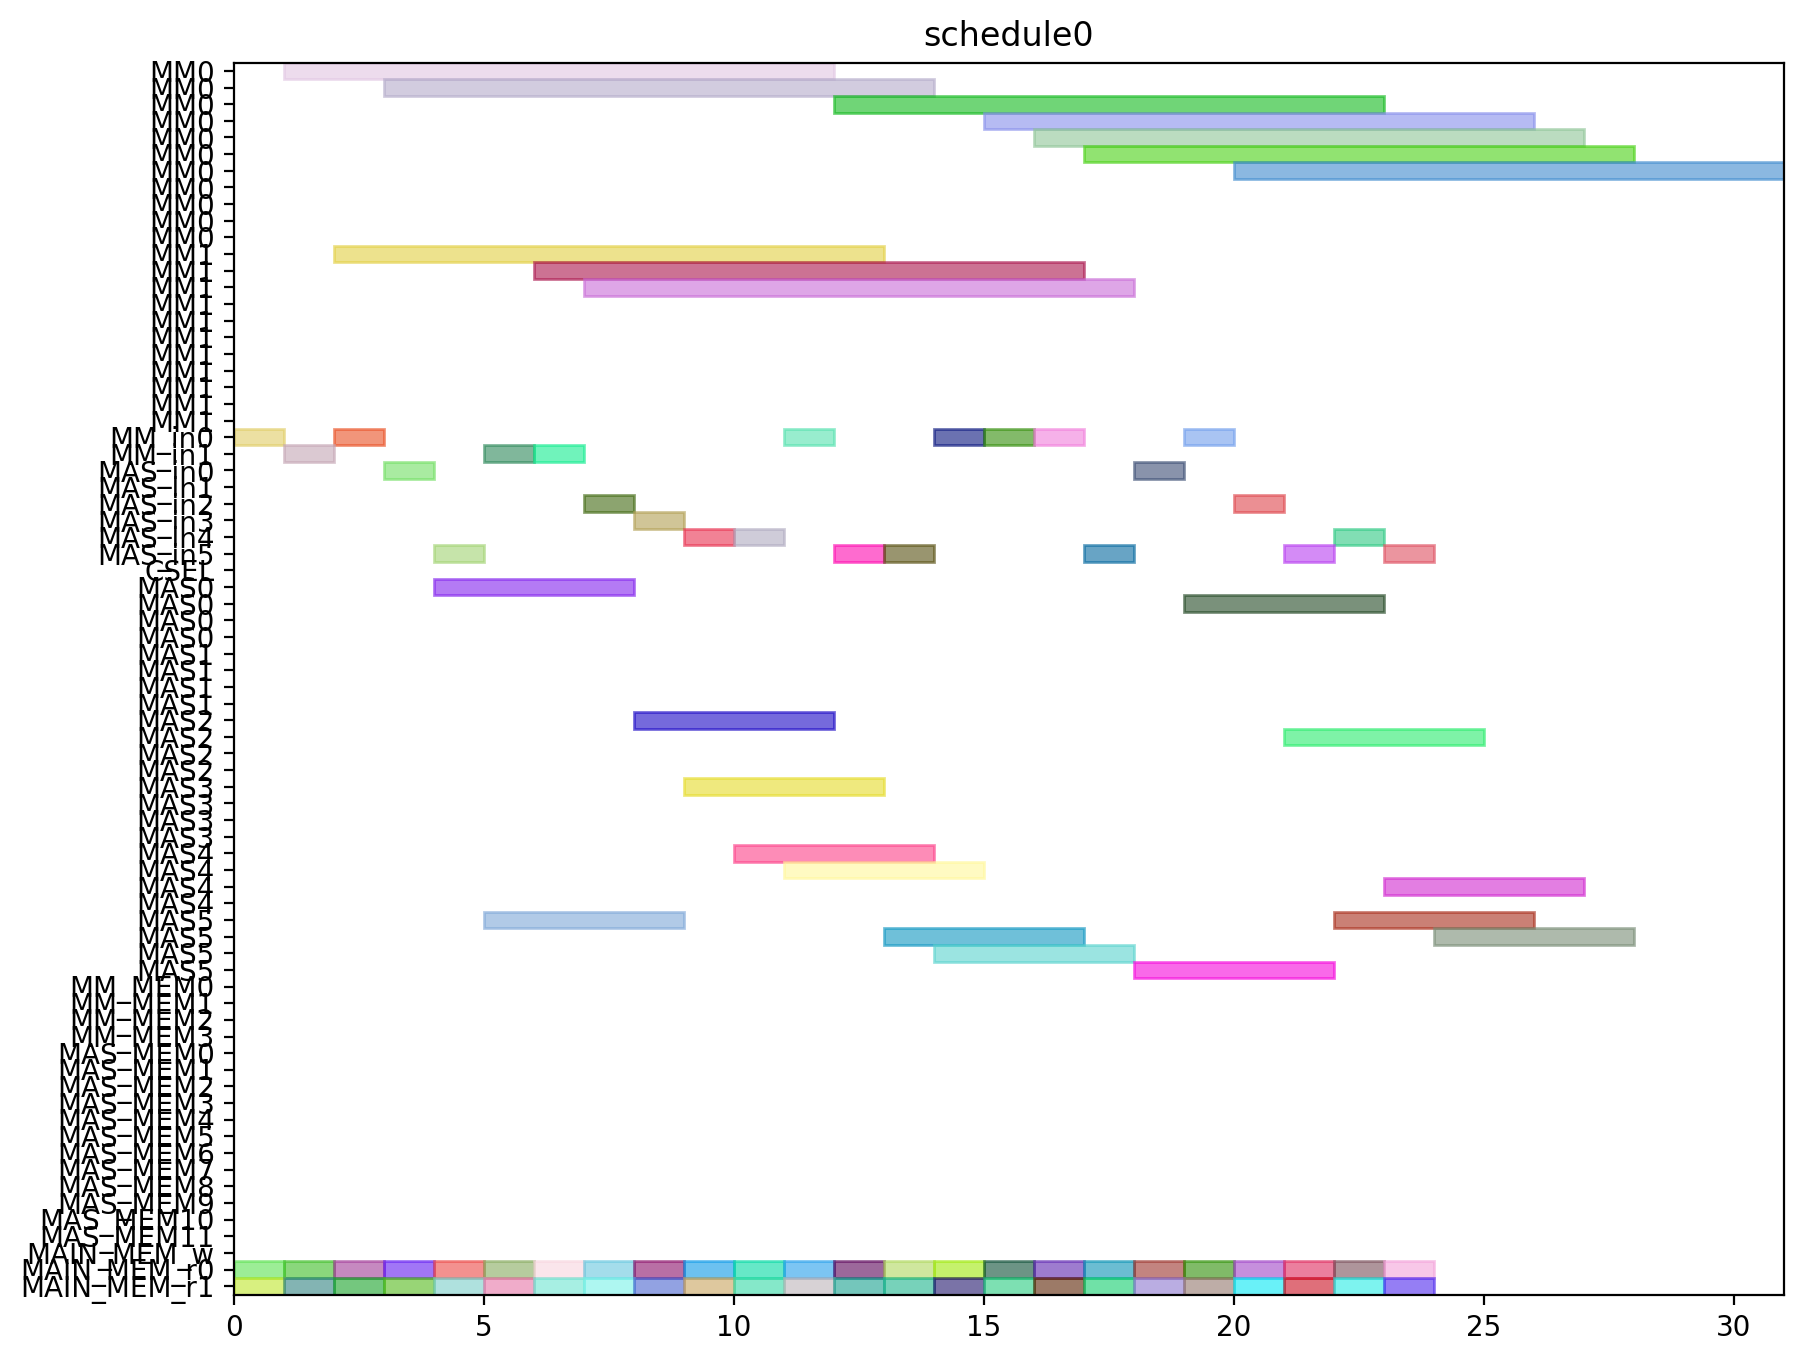

This chart was generated by the following Python code:
from pyschedule import Scenario, solvers, plotters, alt


def solve():
	horizon = 120
	S = Scenario("schedule0", horizon=horizon)

	# resource
	MM = S.Resources('MM', num=2, size=11)
	MM_in = S.Resources('MM_in', num=2)
	MAS_in = S.Resources('MAS_in', num=6)
	CSEL = S.Resource('CSEL')
	MAS = S.Resources('MAS', num=6, size=4, periods=range(1, horizon))
	MM_MEM = S.Resources('MM_MEM', num=4)
	MAS_MEM = S.Resources('MAS_MEM', num=12)
	MAIN_MEM_w = S.Resource('MAIN_MEM_w', size=1)
	MAIN_MEM_r = S.Resources('MAIN_MEM_r', num=2)

	# result of previous scheduling

	# new tasks
	t0_t0 = S.Task('t0_t0', length=4, delay_cost=1)
	t0_t0 += alt(MAS)
	t0_t0_in = S.Task('t0_t0_in', length=1, delay_cost=1)
	t0_t0_in += alt(MAS_in)
	S += t0_t0_in*MAS_in[0]<=t0_t0*MAS[0]

	S += t0_t0_in*MAS_in[1]<=t0_t0*MAS[1]

	S += t0_t0_in*MAS_in[2]<=t0_t0*MAS[2]

	S += t0_t0_in*MAS_in[3]<=t0_t0*MAS[3]

	S += t0_t0_in*MAS_in[4]<=t0_t0*MAS[4]

	S += t0_t0_in*MAS_in[5]<=t0_t0*MAS[5]

	t0_t0_mem0 = S.Task('t0_t0_mem0', length=1, delay_cost=1)
	t0_t0_mem0 += MAIN_MEM_r[0]
	S += t0_t0_mem0 <= t0_t0

	t0_t0_mem1 = S.Task('t0_t0_mem1', length=1, delay_cost=1)
	t0_t0_mem1 += MAIN_MEM_r[1]
	S += t0_t0_mem1 <= t0_t0

	t0_t1 = S.Task('t0_t1', length=4, delay_cost=1)
	t0_t1 += alt(MAS)
	t0_t1_in = S.Task('t0_t1_in', length=1, delay_cost=1)
	t0_t1_in += alt(MAS_in)
	S += t0_t1_in*MAS_in[0]<=t0_t1*MAS[0]

	S += t0_t1_in*MAS_in[1]<=t0_t1*MAS[1]

	S += t0_t1_in*MAS_in[2]<=t0_t1*MAS[2]

	S += t0_t1_in*MAS_in[3]<=t0_t1*MAS[3]

	S += t0_t1_in*MAS_in[4]<=t0_t1*MAS[4]

	S += t0_t1_in*MAS_in[5]<=t0_t1*MAS[5]

	t0_t1_mem0 = S.Task('t0_t1_mem0', length=1, delay_cost=1)
	t0_t1_mem0 += MAIN_MEM_r[0]
	S += t0_t1_mem0 <= t0_t1

	t0_t1_mem1 = S.Task('t0_t1_mem1', length=1, delay_cost=1)
	t0_t1_mem1 += MAIN_MEM_r[1]
	S += t0_t1_mem1 <= t0_t1

	t0_t3 = S.Task('t0_t3', length=11, delay_cost=1)
	t0_t3 += alt(MM)
	t0_t3_in = S.Task('t0_t3_in', length=1, delay_cost=1)
	t0_t3_in += alt(MM_in)
	S += t0_t3_in*MM_in[0]<=t0_t3*MM[0]
	S += t0_t3_in*MM_in[1]<=t0_t3*MM[1]
	t0_t3_mem0 = S.Task('t0_t3_mem0', length=1, delay_cost=1)
	t0_t3_mem0 += MAIN_MEM_r[0]
	S += t0_t3_mem0 <= t0_t3

	t0_t3_mem1 = S.Task('t0_t3_mem1', length=1, delay_cost=1)
	t0_t3_mem1 += MAIN_MEM_r[1]
	S += t0_t3_mem1 <= t0_t3

	t10 = S.Task('t10', length=4, delay_cost=1)
	t10 += alt(MAS)
	t10_in = S.Task('t10_in', length=1, delay_cost=1)
	t10_in += alt(MAS_in)
	S += t10_in*MAS_in[0]<=t10*MAS[0]

	S += t10_in*MAS_in[1]<=t10*MAS[1]

	S += t10_in*MAS_in[2]<=t10*MAS[2]

	S += t10_in*MAS_in[3]<=t10*MAS[3]

	S += t10_in*MAS_in[4]<=t10*MAS[4]

	S += t10_in*MAS_in[5]<=t10*MAS[5]

	t10_mem0 = S.Task('t10_mem0', length=1, delay_cost=1)
	t10_mem0 += MAIN_MEM_r[0]
	S += t10_mem0 <= t10

	t10_mem1 = S.Task('t10_mem1', length=1, delay_cost=1)
	t10_mem1 += MAIN_MEM_r[1]
	S += t10_mem1 <= t10

	t11 = S.Task('t11', length=4, delay_cost=1)
	t11 += alt(MAS)
	t11_in = S.Task('t11_in', length=1, delay_cost=1)
	t11_in += alt(MAS_in)
	S += t11_in*MAS_in[0]<=t11*MAS[0]

	S += t11_in*MAS_in[1]<=t11*MAS[1]

	S += t11_in*MAS_in[2]<=t11*MAS[2]

	S += t11_in*MAS_in[3]<=t11*MAS[3]

	S += t11_in*MAS_in[4]<=t11*MAS[4]

	S += t11_in*MAS_in[5]<=t11*MAS[5]

	t11_mem0 = S.Task('t11_mem0', length=1, delay_cost=1)
	t11_mem0 += MAIN_MEM_r[0]
	S += t11_mem0 <= t11

	t11_mem1 = S.Task('t11_mem1', length=1, delay_cost=1)
	t11_mem1 += MAIN_MEM_r[1]
	S += t11_mem1 <= t11

	t3_t0 = S.Task('t3_t0', length=11, delay_cost=1)
	t3_t0 += alt(MM)
	t3_t0_in = S.Task('t3_t0_in', length=1, delay_cost=1)
	t3_t0_in += alt(MM_in)
	S += t3_t0_in*MM_in[0]<=t3_t0*MM[0]
	S += t3_t0_in*MM_in[1]<=t3_t0*MM[1]
	t3_t0_mem0 = S.Task('t3_t0_mem0', length=1, delay_cost=1)
	t3_t0_mem0 += MAIN_MEM_r[0]
	S += t3_t0_mem0 <= t3_t0

	t3_t0_mem1 = S.Task('t3_t0_mem1', length=1, delay_cost=1)
	t3_t0_mem1 += MAIN_MEM_r[1]
	S += t3_t0_mem1 <= t3_t0

	t3_t1 = S.Task('t3_t1', length=11, delay_cost=1)
	t3_t1 += alt(MM)
	t3_t1_in = S.Task('t3_t1_in', length=1, delay_cost=1)
	t3_t1_in += alt(MM_in)
	S += t3_t1_in*MM_in[0]<=t3_t1*MM[0]
	S += t3_t1_in*MM_in[1]<=t3_t1*MM[1]
	t3_t1_mem0 = S.Task('t3_t1_mem0', length=1, delay_cost=1)
	t3_t1_mem0 += MAIN_MEM_r[0]
	S += t3_t1_mem0 <= t3_t1

	t3_t1_mem1 = S.Task('t3_t1_mem1', length=1, delay_cost=1)
	t3_t1_mem1 += MAIN_MEM_r[1]
	S += t3_t1_mem1 <= t3_t1

	t3_t2 = S.Task('t3_t2', length=4, delay_cost=1)
	t3_t2 += alt(MAS)
	t3_t2_in = S.Task('t3_t2_in', length=1, delay_cost=1)
	t3_t2_in += alt(MAS_in)
	S += t3_t2_in*MAS_in[0]<=t3_t2*MAS[0]

	S += t3_t2_in*MAS_in[1]<=t3_t2*MAS[1]

	S += t3_t2_in*MAS_in[2]<=t3_t2*MAS[2]

	S += t3_t2_in*MAS_in[3]<=t3_t2*MAS[3]

	S += t3_t2_in*MAS_in[4]<=t3_t2*MAS[4]

	S += t3_t2_in*MAS_in[5]<=t3_t2*MAS[5]

	t3_t2_mem0 = S.Task('t3_t2_mem0', length=1, delay_cost=1)
	t3_t2_mem0 += MAIN_MEM_r[0]
	S += t3_t2_mem0 <= t3_t2

	t3_t2_mem1 = S.Task('t3_t2_mem1', length=1, delay_cost=1)
	t3_t2_mem1 += MAIN_MEM_r[1]
	S += t3_t2_mem1 <= t3_t2

	t3_t3 = S.Task('t3_t3', length=4, delay_cost=1)
	t3_t3 += alt(MAS)
	t3_t3_in = S.Task('t3_t3_in', length=1, delay_cost=1)
	t3_t3_in += alt(MAS_in)
	S += t3_t3_in*MAS_in[0]<=t3_t3*MAS[0]

	S += t3_t3_in*MAS_in[1]<=t3_t3*MAS[1]

	S += t3_t3_in*MAS_in[2]<=t3_t3*MAS[2]

	S += t3_t3_in*MAS_in[3]<=t3_t3*MAS[3]

	S += t3_t3_in*MAS_in[4]<=t3_t3*MAS[4]

	S += t3_t3_in*MAS_in[5]<=t3_t3*MAS[5]

	t3_t3_mem0 = S.Task('t3_t3_mem0', length=1, delay_cost=1)
	t3_t3_mem0 += MAIN_MEM_r[0]
	S += t3_t3_mem0 <= t3_t3

	t3_t3_mem1 = S.Task('t3_t3_mem1', length=1, delay_cost=1)
	t3_t3_mem1 += MAIN_MEM_r[1]
	S += t3_t3_mem1 <= t3_t3

	t4_t0 = S.Task('t4_t0', length=4, delay_cost=1)
	t4_t0 += alt(MAS)
	t4_t0_in = S.Task('t4_t0_in', length=1, delay_cost=1)
	t4_t0_in += alt(MAS_in)
	S += t4_t0_in*MAS_in[0]<=t4_t0*MAS[0]

	S += t4_t0_in*MAS_in[1]<=t4_t0*MAS[1]

	S += t4_t0_in*MAS_in[2]<=t4_t0*MAS[2]

	S += t4_t0_in*MAS_in[3]<=t4_t0*MAS[3]

	S += t4_t0_in*MAS_in[4]<=t4_t0*MAS[4]

	S += t4_t0_in*MAS_in[5]<=t4_t0*MAS[5]

	t4_t0_mem0 = S.Task('t4_t0_mem0', length=1, delay_cost=1)
	t4_t0_mem0 += MAIN_MEM_r[0]
	S += t4_t0_mem0 <= t4_t0

	t4_t0_mem1 = S.Task('t4_t0_mem1', length=1, delay_cost=1)
	t4_t0_mem1 += MAIN_MEM_r[1]
	S += t4_t0_mem1 <= t4_t0

	t4_t1 = S.Task('t4_t1', length=4, delay_cost=1)
	t4_t1 += alt(MAS)
	t4_t1_in = S.Task('t4_t1_in', length=1, delay_cost=1)
	t4_t1_in += alt(MAS_in)
	S += t4_t1_in*MAS_in[0]<=t4_t1*MAS[0]

	S += t4_t1_in*MAS_in[1]<=t4_t1*MAS[1]

	S += t4_t1_in*MAS_in[2]<=t4_t1*MAS[2]

	S += t4_t1_in*MAS_in[3]<=t4_t1*MAS[3]

	S += t4_t1_in*MAS_in[4]<=t4_t1*MAS[4]

	S += t4_t1_in*MAS_in[5]<=t4_t1*MAS[5]

	t4_t1_mem0 = S.Task('t4_t1_mem0', length=1, delay_cost=1)
	t4_t1_mem0 += MAIN_MEM_r[0]
	S += t4_t1_mem0 <= t4_t1

	t4_t1_mem1 = S.Task('t4_t1_mem1', length=1, delay_cost=1)
	t4_t1_mem1 += MAIN_MEM_r[1]
	S += t4_t1_mem1 <= t4_t1

	t4_t3 = S.Task('t4_t3', length=11, delay_cost=1)
	t4_t3 += alt(MM)
	t4_t3_in = S.Task('t4_t3_in', length=1, delay_cost=1)
	t4_t3_in += alt(MM_in)
	S += t4_t3_in*MM_in[0]<=t4_t3*MM[0]
	S += t4_t3_in*MM_in[1]<=t4_t3*MM[1]
	t4_t3_mem0 = S.Task('t4_t3_mem0', length=1, delay_cost=1)
	t4_t3_mem0 += MAIN_MEM_r[0]
	S += t4_t3_mem0 <= t4_t3

	t4_t3_mem1 = S.Task('t4_t3_mem1', length=1, delay_cost=1)
	t4_t3_mem1 += MAIN_MEM_r[1]
	S += t4_t3_mem1 <= t4_t3

	t5_t0 = S.Task('t5_t0', length=11, delay_cost=1)
	t5_t0 += alt(MM)
	t5_t0_in = S.Task('t5_t0_in', length=1, delay_cost=1)
	t5_t0_in += alt(MM_in)
	S += t5_t0_in*MM_in[0]<=t5_t0*MM[0]
	S += t5_t0_in*MM_in[1]<=t5_t0*MM[1]
	t5_t0_mem0 = S.Task('t5_t0_mem0', length=1, delay_cost=1)
	t5_t0_mem0 += MAIN_MEM_r[0]
	S += t5_t0_mem0 <= t5_t0

	t5_t0_mem1 = S.Task('t5_t0_mem1', length=1, delay_cost=1)
	t5_t0_mem1 += MAIN_MEM_r[1]
	S += t5_t0_mem1 <= t5_t0

	t5_t1 = S.Task('t5_t1', length=11, delay_cost=1)
	t5_t1 += alt(MM)
	t5_t1_in = S.Task('t5_t1_in', length=1, delay_cost=1)
	t5_t1_in += alt(MM_in)
	S += t5_t1_in*MM_in[0]<=t5_t1*MM[0]
	S += t5_t1_in*MM_in[1]<=t5_t1*MM[1]
	t5_t1_mem0 = S.Task('t5_t1_mem0', length=1, delay_cost=1)
	t5_t1_mem0 += MAIN_MEM_r[0]
	S += t5_t1_mem0 <= t5_t1

	t5_t1_mem1 = S.Task('t5_t1_mem1', length=1, delay_cost=1)
	t5_t1_mem1 += MAIN_MEM_r[1]
	S += t5_t1_mem1 <= t5_t1

	t5_t2 = S.Task('t5_t2', length=4, delay_cost=1)
	t5_t2 += alt(MAS)
	t5_t2_in = S.Task('t5_t2_in', length=1, delay_cost=1)
	t5_t2_in += alt(MAS_in)
	S += t5_t2_in*MAS_in[0]<=t5_t2*MAS[0]

	S += t5_t2_in*MAS_in[1]<=t5_t2*MAS[1]

	S += t5_t2_in*MAS_in[2]<=t5_t2*MAS[2]

	S += t5_t2_in*MAS_in[3]<=t5_t2*MAS[3]

	S += t5_t2_in*MAS_in[4]<=t5_t2*MAS[4]

	S += t5_t2_in*MAS_in[5]<=t5_t2*MAS[5]

	t5_t2_mem0 = S.Task('t5_t2_mem0', length=1, delay_cost=1)
	t5_t2_mem0 += MAIN_MEM_r[0]
	S += t5_t2_mem0 <= t5_t2

	t5_t2_mem1 = S.Task('t5_t2_mem1', length=1, delay_cost=1)
	t5_t2_mem1 += MAIN_MEM_r[1]
	S += t5_t2_mem1 <= t5_t2

	t5_t3 = S.Task('t5_t3', length=4, delay_cost=1)
	t5_t3 += alt(MAS)
	t5_t3_in = S.Task('t5_t3_in', length=1, delay_cost=1)
	t5_t3_in += alt(MAS_in)
	S += t5_t3_in*MAS_in[0]<=t5_t3*MAS[0]

	S += t5_t3_in*MAS_in[1]<=t5_t3*MAS[1]

	S += t5_t3_in*MAS_in[2]<=t5_t3*MAS[2]

	S += t5_t3_in*MAS_in[3]<=t5_t3*MAS[3]

	S += t5_t3_in*MAS_in[4]<=t5_t3*MAS[4]

	S += t5_t3_in*MAS_in[5]<=t5_t3*MAS[5]

	t5_t3_mem0 = S.Task('t5_t3_mem0', length=1, delay_cost=1)
	t5_t3_mem0 += MAIN_MEM_r[0]
	S += t5_t3_mem0 <= t5_t3

	t5_t3_mem1 = S.Task('t5_t3_mem1', length=1, delay_cost=1)
	t5_t3_mem1 += MAIN_MEM_r[1]
	S += t5_t3_mem1 <= t5_t3

	t6_t0 = S.Task('t6_t0', length=11, delay_cost=1)
	t6_t0 += alt(MM)
	t6_t0_in = S.Task('t6_t0_in', length=1, delay_cost=1)
	t6_t0_in += alt(MM_in)
	S += t6_t0_in*MM_in[0]<=t6_t0*MM[0]
	S += t6_t0_in*MM_in[1]<=t6_t0*MM[1]
	t6_t0_mem0 = S.Task('t6_t0_mem0', length=1, delay_cost=1)
	t6_t0_mem0 += MAIN_MEM_r[0]
	S += t6_t0_mem0 <= t6_t0

	t6_t0_mem1 = S.Task('t6_t0_mem1', length=1, delay_cost=1)
	t6_t0_mem1 += MAIN_MEM_r[1]
	S += t6_t0_mem1 <= t6_t0

	t6_t1 = S.Task('t6_t1', length=11, delay_cost=1)
	t6_t1 += alt(MM)
	t6_t1_in = S.Task('t6_t1_in', length=1, delay_cost=1)
	t6_t1_in += alt(MM_in)
	S += t6_t1_in*MM_in[0]<=t6_t1*MM[0]
	S += t6_t1_in*MM_in[1]<=t6_t1*MM[1]
	t6_t1_mem0 = S.Task('t6_t1_mem0', length=1, delay_cost=1)
	t6_t1_mem0 += MAIN_MEM_r[0]
	S += t6_t1_mem0 <= t6_t1

	t6_t1_mem1 = S.Task('t6_t1_mem1', length=1, delay_cost=1)
	t6_t1_mem1 += MAIN_MEM_r[1]
	S += t6_t1_mem1 <= t6_t1

	t6_t2 = S.Task('t6_t2', length=4, delay_cost=1)
	t6_t2 += alt(MAS)
	t6_t2_in = S.Task('t6_t2_in', length=1, delay_cost=1)
	t6_t2_in += alt(MAS_in)
	S += t6_t2_in*MAS_in[0]<=t6_t2*MAS[0]

	S += t6_t2_in*MAS_in[1]<=t6_t2*MAS[1]

	S += t6_t2_in*MAS_in[2]<=t6_t2*MAS[2]

	S += t6_t2_in*MAS_in[3]<=t6_t2*MAS[3]

	S += t6_t2_in*MAS_in[4]<=t6_t2*MAS[4]

	S += t6_t2_in*MAS_in[5]<=t6_t2*MAS[5]

	t6_t2_mem0 = S.Task('t6_t2_mem0', length=1, delay_cost=1)
	t6_t2_mem0 += MAIN_MEM_r[0]
	S += t6_t2_mem0 <= t6_t2

	t6_t2_mem1 = S.Task('t6_t2_mem1', length=1, delay_cost=1)
	t6_t2_mem1 += MAIN_MEM_r[1]
	S += t6_t2_mem1 <= t6_t2

	t6_t3 = S.Task('t6_t3', length=4, delay_cost=1)
	t6_t3 += alt(MAS)
	t6_t3_in = S.Task('t6_t3_in', length=1, delay_cost=1)
	t6_t3_in += alt(MAS_in)
	S += t6_t3_in*MAS_in[0]<=t6_t3*MAS[0]

	S += t6_t3_in*MAS_in[1]<=t6_t3*MAS[1]

	S += t6_t3_in*MAS_in[2]<=t6_t3*MAS[2]

	S += t6_t3_in*MAS_in[3]<=t6_t3*MAS[3]

	S += t6_t3_in*MAS_in[4]<=t6_t3*MAS[4]

	S += t6_t3_in*MAS_in[5]<=t6_t3*MAS[5]

	t6_t3_mem0 = S.Task('t6_t3_mem0', length=1, delay_cost=1)
	t6_t3_mem0 += MAIN_MEM_r[0]
	S += t6_t3_mem0 <= t6_t3

	t6_t3_mem1 = S.Task('t6_t3_mem1', length=1, delay_cost=1)
	t6_t3_mem1 += MAIN_MEM_r[1]
	S += t6_t3_mem1 <= t6_t3

	t7_t0 = S.Task('t7_t0', length=11, delay_cost=1)
	t7_t0 += alt(MM)
	t7_t0_in = S.Task('t7_t0_in', length=1, delay_cost=1)
	t7_t0_in += alt(MM_in)
	S += t7_t0_in*MM_in[0]<=t7_t0*MM[0]
	S += t7_t0_in*MM_in[1]<=t7_t0*MM[1]
	t7_t0_mem0 = S.Task('t7_t0_mem0', length=1, delay_cost=1)
	t7_t0_mem0 += MAIN_MEM_r[0]
	S += t7_t0_mem0 <= t7_t0

	t7_t0_mem1 = S.Task('t7_t0_mem1', length=1, delay_cost=1)
	t7_t0_mem1 += MAIN_MEM_r[1]
	S += t7_t0_mem1 <= t7_t0

	t7_t1 = S.Task('t7_t1', length=11, delay_cost=1)
	t7_t1 += alt(MM)
	t7_t1_in = S.Task('t7_t1_in', length=1, delay_cost=1)
	t7_t1_in += alt(MM_in)
	S += t7_t1_in*MM_in[0]<=t7_t1*MM[0]
	S += t7_t1_in*MM_in[1]<=t7_t1*MM[1]
	t7_t1_mem0 = S.Task('t7_t1_mem0', length=1, delay_cost=1)
	t7_t1_mem0 += MAIN_MEM_r[0]
	S += t7_t1_mem0 <= t7_t1

	t7_t1_mem1 = S.Task('t7_t1_mem1', length=1, delay_cost=1)
	t7_t1_mem1 += MAIN_MEM_r[1]
	S += t7_t1_mem1 <= t7_t1

	t7_t2 = S.Task('t7_t2', length=4, delay_cost=1)
	t7_t2 += alt(MAS)
	t7_t2_in = S.Task('t7_t2_in', length=1, delay_cost=1)
	t7_t2_in += alt(MAS_in)
	S += t7_t2_in*MAS_in[0]<=t7_t2*MAS[0]

	S += t7_t2_in*MAS_in[1]<=t7_t2*MAS[1]

	S += t7_t2_in*MAS_in[2]<=t7_t2*MAS[2]

	S += t7_t2_in*MAS_in[3]<=t7_t2*MAS[3]

	S += t7_t2_in*MAS_in[4]<=t7_t2*MAS[4]

	S += t7_t2_in*MAS_in[5]<=t7_t2*MAS[5]

	t7_t2_mem0 = S.Task('t7_t2_mem0', length=1, delay_cost=1)
	t7_t2_mem0 += MAIN_MEM_r[0]
	S += t7_t2_mem0 <= t7_t2

	t7_t2_mem1 = S.Task('t7_t2_mem1', length=1, delay_cost=1)
	t7_t2_mem1 += MAIN_MEM_r[1]
	S += t7_t2_mem1 <= t7_t2

	t7_t3 = S.Task('t7_t3', length=4, delay_cost=1)
	t7_t3 += alt(MAS)
	t7_t3_in = S.Task('t7_t3_in', length=1, delay_cost=1)
	t7_t3_in += alt(MAS_in)
	S += t7_t3_in*MAS_in[0]<=t7_t3*MAS[0]

	S += t7_t3_in*MAS_in[1]<=t7_t3*MAS[1]

	S += t7_t3_in*MAS_in[2]<=t7_t3*MAS[2]

	S += t7_t3_in*MAS_in[3]<=t7_t3*MAS[3]

	S += t7_t3_in*MAS_in[4]<=t7_t3*MAS[4]

	S += t7_t3_in*MAS_in[5]<=t7_t3*MAS[5]

	t7_t3_mem0 = S.Task('t7_t3_mem0', length=1, delay_cost=1)
	t7_t3_mem0 += MAIN_MEM_r[0]
	S += t7_t3_mem0 <= t7_t3

	t7_t3_mem1 = S.Task('t7_t3_mem1', length=1, delay_cost=1)
	t7_t3_mem1 += MAIN_MEM_r[1]
	S += t7_t3_mem1 <= t7_t3

	solvers.mip.solve(S,msg=1,kind='CPLEX',ratio_gap=1.01)

	solution = [['hoge']*len(S.solution()[1]) for i in range(len(S.solution()))]
	for i in range(len(S.solution())):
		for j in range(len(S.solution()[i])):
			solution[i][j]=str(S.solution()[i][j])
	print(solution)

	cycles = int(solution[-1][3])

	pic_file_name = "/mnt/rose/usr1/fukuda/ABE/multiRAM_multiMAS_16mux/scheduling_result/stage11MM2_stage4MAS6/SQR012345/schedule0.png"
	if(S.solution() != []):
		plotters.matplotlib.plot(S,img_filename=pic_file_name, show_task_labels=False, fig_size=(cycles*0.25+3, 8))

	return solution
